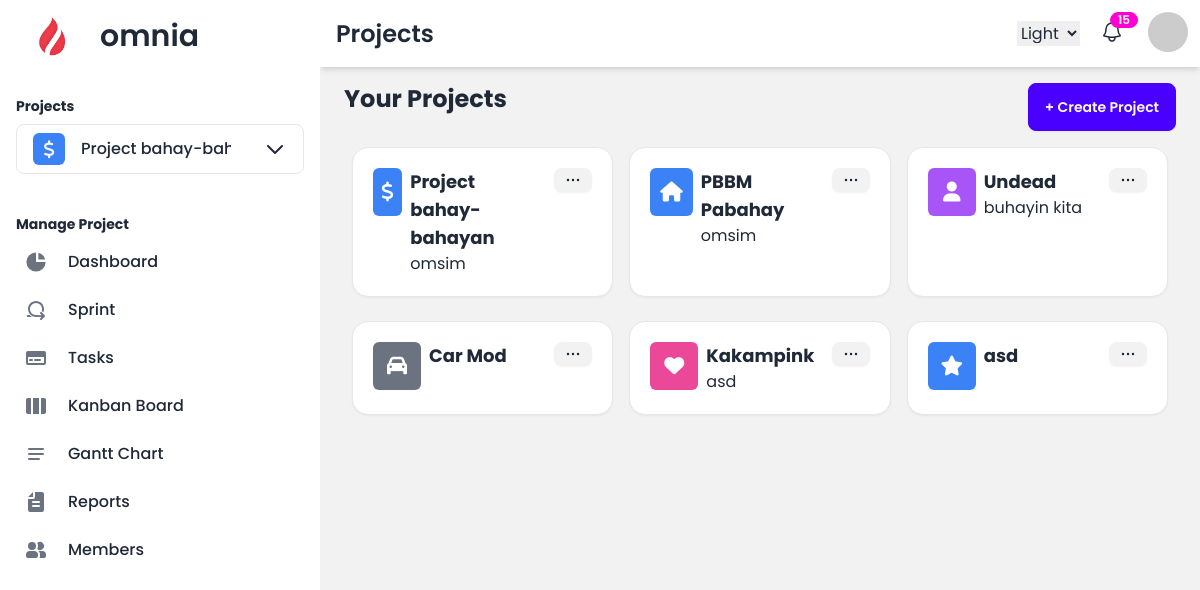
/projects/projects/ (signed in), run on an earlier commit of the app's database.
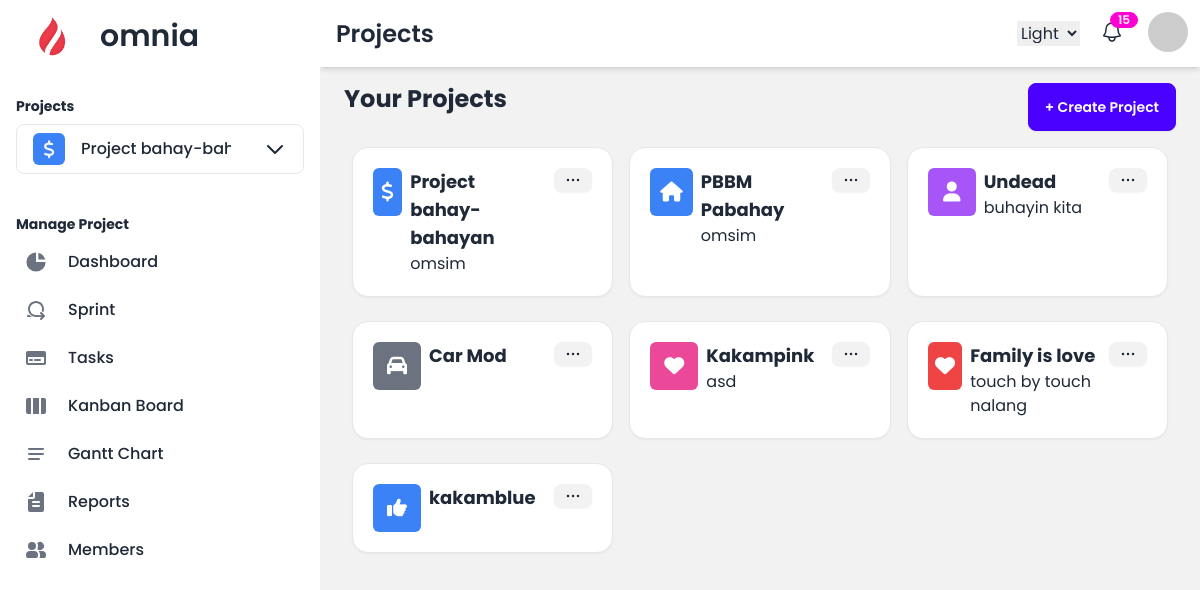
And on a later commit of the database.
### projects/models.py (models this page shows, shortened)
class Project(models.Model):
    COLOR_CHOICES = [
        ('purple', 'Purple'),
        ('red', 'Red'),
        ('blue', 'Blue'),
        ('green', 'Green'),
        ('teal', 'Teal'),
        ('yellow', 'Yellow'),
        ('orange', 'Orange'),
        ('pink', 'Pink'),
        ('gray', 'Grey'),
    ]
    name = models.CharField(max_length=100)
    emoji_icon = models.CharField(max_length=255, default='fa-star')
    description = models.TextField(blank=True, null=True)
    color = models.CharField(max_length=20, choices=COLOR_CHOICES, default='blue')
    current_sprint = models.ForeignKey('Sprint', on_delete=models.CASCADE, related_name='current_sprint', blank=True, null=True)
    created_at = models.DateTimeField(auto_now_add=True)
    owner = models.ForeignKey(settings.AUTH_USER_MODEL, on_delete=models.CASCADE, related_name='owned_projects')

### projects/views.py (the view)
# urls.py: path('projects/', views.project_list, name='projects'),
@login_required
def project_list(request):
    user_projects = Project.objects.filter(owner=request.user) if request.user.role == 'manager' else []
    return render(request, 'projects/project_list.html', {'projects': user_projects})

### projects/forms.py
class ProjectForm(forms.ModelForm):
    class Meta:
        model = Project
        fields = ['name', 'emoji_icon', 'description', 'color']
        widgets = {
        }

### projects/context_processors.py (called while the page is built)
def user_projects(request):
    if request.user.is_authenticated:
        projects = Project.objects.filter(owner=request.user)
        return {'user_projects': projects}
    return {}

### projects/templatetags/custom_filters.py (called while the page is built)
@register.filter
def get_item(value, key):
    for item in value:
        if item.id == int(key):
            return item
    return None

### projects/templates/projects/project_list.html (shortened to what this page needs)
{% extends 'project_base.html' %}
{% block heading %}Projects{% endblock %}
{% block content %}
<div class="flex justify-between mb-4">
    <div class="flex flex-col items-center justify-between">
        <h1 class="text-2xl h-full font-bold">Your Projects</h1>
    </div>
    <button id="open-create-project-btn" onclick="create_project_modal.showModal()"
       class="btn btn-primary text-white">
        + Create Project
    </button>
</div>
{% if projects %}
    <div class="grid grid-cols-1 md:grid-cols-2 lg:grid-cols-3 gap-4 px-2">
    {% for project in projects %}
    <div class="card w-full p-5 bg-base-100 shadow-sm border mb-2">
        <div class="col-span-1 flex flew-row gap-2">
            <div class="flex flex-col justify-center items-center w-12 h-12 bg-{{ project.color }}-500 rounded-md">
                <i class="fas {{ project.emoji_icon }} text-xl text-white flex items-center justify-center rounded-md"></i>
            </div>
            <div class="flex flex-col flex-grow">
                <h3 class="text-lg font-bold project-name">
                    {{ project.name }}
                </h3>
                <p class="project-description">{{ project.description }}</p>
            </div>
            <div>
                <div class="dropdown dropdown-end">
                  <div tabindex="0" role="button" class="btn btn-xs">
                      <svg class="w-[20px] h-[20px]" aria-hidden="true" xmlns="http://www.w3.org/2000/svg" width="24" height="24" fill="none" viewBox="0 0 24 24">
                          <path stroke="currentColor" stroke-linecap="round" stroke-width="3" d="M6 12h.01m6 0h.01m5.99 0h.01"/>
                      </svg>
                  </div>
                </div>
            </div>
        </div>
    </div>
    {% endfor %}
</div>
{% else %}
    <p class="text-gray-500">No projects found. Create a new project!</p>
{% endif %}
{% endblock %}

### projects/templates/project_base.html (shortened to what the changed rows need)
{% load static %}
{% load custom_filters %}
{% load widget_tweaks %}
<!DOCTYPE html>
<html lang="en" data-theme="light">
<head>
    <link href="https://cdnjs.cloudflare.com/ajax/libs/font-awesome/6.0.0/css/all.min.css" rel="stylesheet">
    <link href="https://cdn.jsdelivr.net/npm/daisyui@4.12.14/dist/full.min.css" rel="stylesheet" type="text/css" />
    <script src="https://cdn.tailwindcss.com"></script>
</head>
<body style="font-family: 'Poppins', sans-serif;">
    <div class="drawer lg:drawer-open">
        <div class="drawer-content flex flex-col">
            <div class="navbar sticky top-0 bg-base-100  z-10 shadow-md ">
                <div class="flex-1">
                    <h1 class="text-2xl font-semibold ml-2">{% block heading %}Dashboard{% endblock %}</h1>
                </div>
            </div>
            <div class="flex-1 md:pt-4 pt-4 px-6  bg-base-200">
                {% block content %}
                {% endblock %}
            </div>
        </div>
        <div class="drawer-side z-30">
            <ul class="menu pt-2 px-4 w-80 bg-base-100 min-h-full space-y-2 text-base-content">
                {% if request.user.role == 'manager' %}
                    <h2 class="text-sm font-bold mt-4 mb-2">Projects</h2>
                    <li tabindex="0" role="button" class="dropdown dropdown-bottom z-50">
                        <span class="flex items-center text-base font-medium rounded-lg transition duration-75 border">
                            {% if request.session.current_project_id %}
                                {% with current_project=user_projects|get_item:request.session.current_project_id %}
                                    <i class="fas {{ current_project.emoji_icon }} text-lg text-gray-100 bg-{{ current_project.color }}-500 w-8 h-8 flex items-center justify-center rounded-md mr-2"></i>
                                    <span class="truncate max-w-[150px] min-w-[150px] flex items-center">
                                        {{ current_project.name }}
                                    </span>
                                {% endwith %}
                            {% else %}
                                Project Name
                            {% endif %}
                            <svg class="w-6 h-6 text-gray-800 ml-6" aria-hidden="true" xmlns="http://www.w3.org/2000/svg" width="24" height="24" fill="none" viewBox="0 0 24 24">
                                <path stroke="currentColor" stroke-linecap="round" stroke-linejoin="round" stroke-width="2" d="m19 9-7 7-7-7"/>
                            </svg>
                        </span>
                    </li>
                    {% if request.session.current_project_id %}
                    <h2 class="text-sm font-bold mb-2">Manage Project</h2>
                    {% endif %}
                {% endif %}
            </ul>
        </div>
    </div>
</body>
</html>

What changed in the data, as far as the page shows it:
changed Project: color "blue" → "red" (drawn); emoji_icon "fa-star" → "fa-heart" (drawn); name "asd" → "Family is love"; description (not shown) → "touch by touch nalang"
added Project: name "kakamblue"
